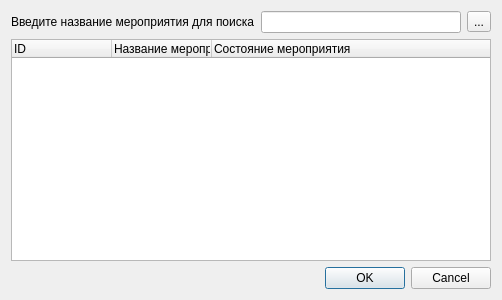
<?xml version="1.0" encoding="UTF-8"?>
<ui version="4.0">
 <class>CAccountingActionsDialog</class>
 <widget class="QDialog" name="CAccountingActionsDialog">
  <property name="geometry">
   <rect>
    <x>0</x>
    <y>0</y>
    <width>502</width>
    <height>300</height>
   </rect>
  </property>
  <property name="windowTitle">
   <string>Выберите мероприятие</string>
  </property>
  <layout class="QGridLayout" name="gridLayout">
   <item row="0" column="0">
    <layout class="QHBoxLayout" name="horizontalLayout">
     <item>
      <widget class="QLabel" name="label">
       <property name="text">
        <string>Введите название мероприятия для поиска</string>
       </property>
      </widget>
     </item>
     <item>
      <widget class="QLineEdit" name="leTextForFind"/>
     </item>
     <item>
      <widget class="QToolButton" name="tbnFind">
       <property name="text">
        <string>...</string>
       </property>
       <property name="icon">
        <iconset resource="../main_res.qrc">
         <normaloff>:/images/search.png</normaloff>:/images/search.png</iconset>
       </property>
      </widget>
     </item>
    </layout>
   </item>
   <item row="2" column="0">
    <widget class="QDialogButtonBox" name="buttonBox">
     <property name="orientation">
      <enum>Qt::Horizontal</enum>
     </property>
     <property name="standardButtons">
      <set>QDialogButtonBox::Cancel|QDialogButtonBox::Ok</set>
     </property>
    </widget>
   </item>
   <item row="1" column="0">
    <widget class="QTreeWidget" name="twActions">
     <column>
      <property name="text">
       <string>ID</string>
      </property>
     </column>
     <column>
      <property name="text">
       <string>Название мероприятия</string>
      </property>
     </column>
     <column>
      <property name="text">
       <string>Состояние мероприятия</string>
      </property>
     </column>
    </widget>
   </item>
  </layout>
 </widget>
 <resources>
  <include location="../main_res.qrc"/>
 </resources>
 <connections>
  <connection>
   <sender>buttonBox</sender>
   <signal>accepted()</signal>
   <receiver>CAccountingActionsDialog</receiver>
   <slot>accept()</slot>
   <hints>
    <hint type="sourcelabel">
     <x>164</x>
     <y>203</y>
    </hint>
    <hint type="destinationlabel">
     <x>157</x>
     <y>274</y>
    </hint>
   </hints>
  </connection>
  <connection>
   <sender>buttonBox</sender>
   <signal>rejected()</signal>
   <receiver>CAccountingActionsDialog</receiver>
   <slot>reject()</slot>
   <hints>
    <hint type="sourcelabel">
     <x>164</x>
     <y>209</y>
    </hint>
    <hint type="destinationlabel">
     <x>286</x>
     <y>274</y>
    </hint>
   </hints>
  </connection>
 </connections>
</ui>
